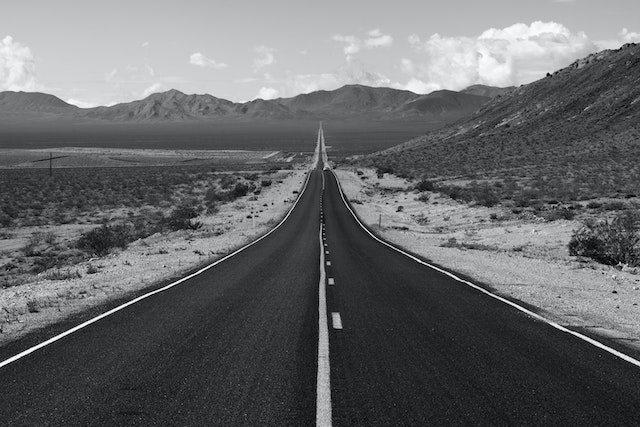
#> input picture LV2/img/road.jpg, 640 x 427 px, found by its file name
$ python zadatak_3.py
#> lines starting #> are read from the running program, lines starting #| are printed output that depends on the picture
import numpy as np
import matplotlib.pyplot as plt

img = plt.imread("LV2/img/road.jpg")
#> img is the input picture: shape (427, 640, 3); mean R, G, B 102.9, 103.9, 105.9
img = img[:,:,0].copy()
#> img: shape (427, 640)

plt.figure()


plt.subplot(2, 2, 1)
plt.imshow(img, cmap="gray",alpha=0.8)


height,width = img.shape
#> height = 427; width = 640
plt.subplot(2, 2, 2)
plt.imshow(img[:,3*width//4:width//4:-1],cmap="gray")


img_rotated = np.rot90(img, -1)
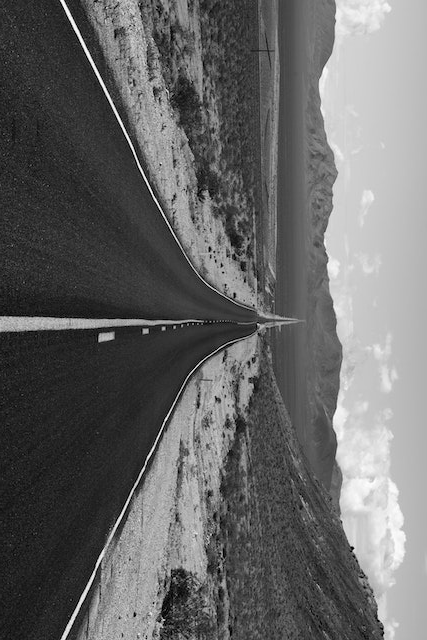
#> img_rotated: shape (640, 427); min 0, max 254, mean 102.9
plt.subplot(2, 2, 3)
plt.imshow(img_rotated, cmap="gray")


img_mirror = np.fliplr(img)
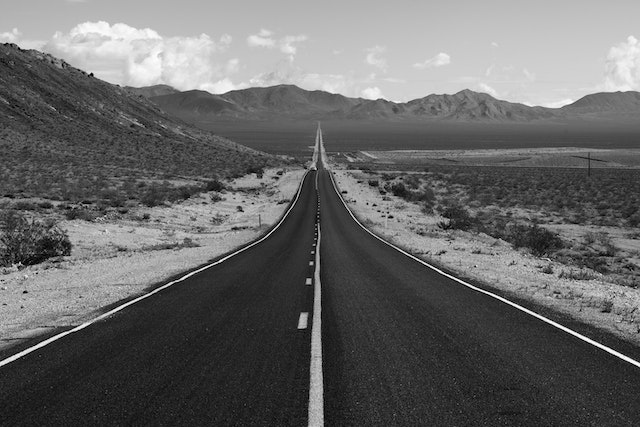
#> img_mirror: shape (427, 640); min 0, max 254, mean 102.9
plt.subplot(2, 2, 4)
plt.imshow(img_mirror, cmap="gray")
plt.show()
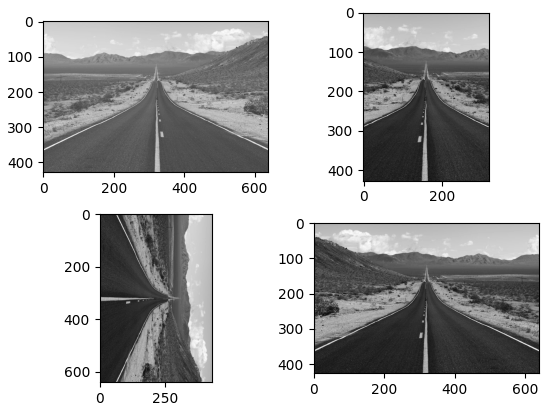
#> figure drawn by matplotlib, 4 panels
